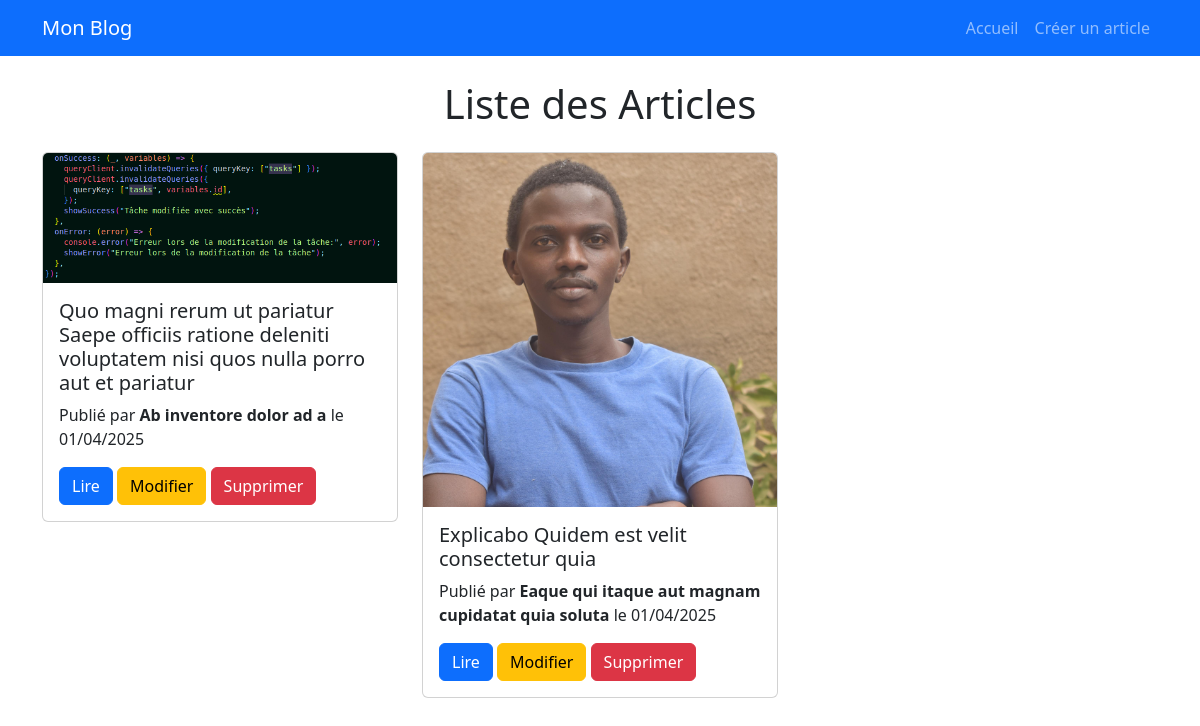
The page / on the database its author committed.
### blog/models.py (models this page shows, shortened)
class Article(models.Model):
    titre = models.CharField(max_length=255)
    contenu = models.TextField()
    date_publication = models.DateTimeField(auto_now_add=True)
    auteur = models.CharField(max_length=100)  # Ou ForeignKey vers User
    image = models.ImageField(upload_to="articles/", blank=True, null=True)

### blog/views.py (the view)
# urls.py: path('', ArticleListView.as_view(), name='article_list'),
class ArticleListView(ListView):
    model = Article
    template_name = 'blog/article_list.html'

### blog/templates/blog/article_list.html (shortened to what this page needs)
{% extends 'blog/base.html' %}
{% block content %}
    <h1 class="text-center mb-4">Liste des Articles</h1>
    <div class="row">
        {% for article in object_list %}
            <div class="col-md-4 mb-4">
                <div class="card">
                    {% if article.image %}
                        <img src="{{ article.image.url }}" class="card-img-top" alt="{{ article.titre }}">
                    {% endif %}
                    <div class="card-body">
                        <h5 class="card-title">{{ article.titre }}</h5>
                        <p class="card-text">Publié par <b>{{ article.auteur }}</b> le {{ article.date_publication|date:"d/m/Y" }}</p>
                        <a href="{% url 'article_detail' article.pk %}" class="btn btn-primary">Lire</a>
                        <a href="{% url 'article_edit' article.pk %}" class="btn btn-warning">Modifier</a>
                        <a href="{% url 'article_delete' article.pk %}" class="btn btn-danger">Supprimer</a>
                    </div>
                </div>
            </div>
        {% endfor %}
    </div>
{% endblock %}

### blog/templates/blog/base.html (shortened to what this page needs)
{% load static %}
<!DOCTYPE html>
<html lang="fr">
<head>
    <link href="https://cdn.jsdelivr.net/npm/bootstrap@5.3.2/dist/css/bootstrap.min.css" rel="stylesheet">
</head>
<body>
    <nav class="navbar navbar-expand-lg navbar-dark bg-primary">
        <div class="container">
            <a class="navbar-brand" href="{% url 'article_list' %}">Mon Blog</a>
            <div class="collapse navbar-collapse">
                <ul class="navbar-nav ms-auto">
                    <li class="nav-item"><a class="nav-link" href="{% url 'article_list' %}">Accueil</a></li>
                    <li class="nav-item"><a class="nav-link" href="{% url 'article_create' %}">Créer un article</a></li>
                </ul>
            </div>
        </div>
    </nav>
    <div class="container mt-4">
        {% block content %}
        {% endblock %}
    </div>
</body>
</html>

### rows shown on the page
Article: image (picture), titre "Quo magni rerum ut pariatur Saepe officiis ratione deleniti voluptatem nisi quos nulla porro aut et pariatur", auteur "Ab inventore dolor ad a", date_publication "01/04/2025"
Article: image (picture), titre "Explicabo Quidem est velit consectetur quia", auteur "Eaque qui itaque aut magnam cupidatat quia soluta", date_publication "01/04/2025"
